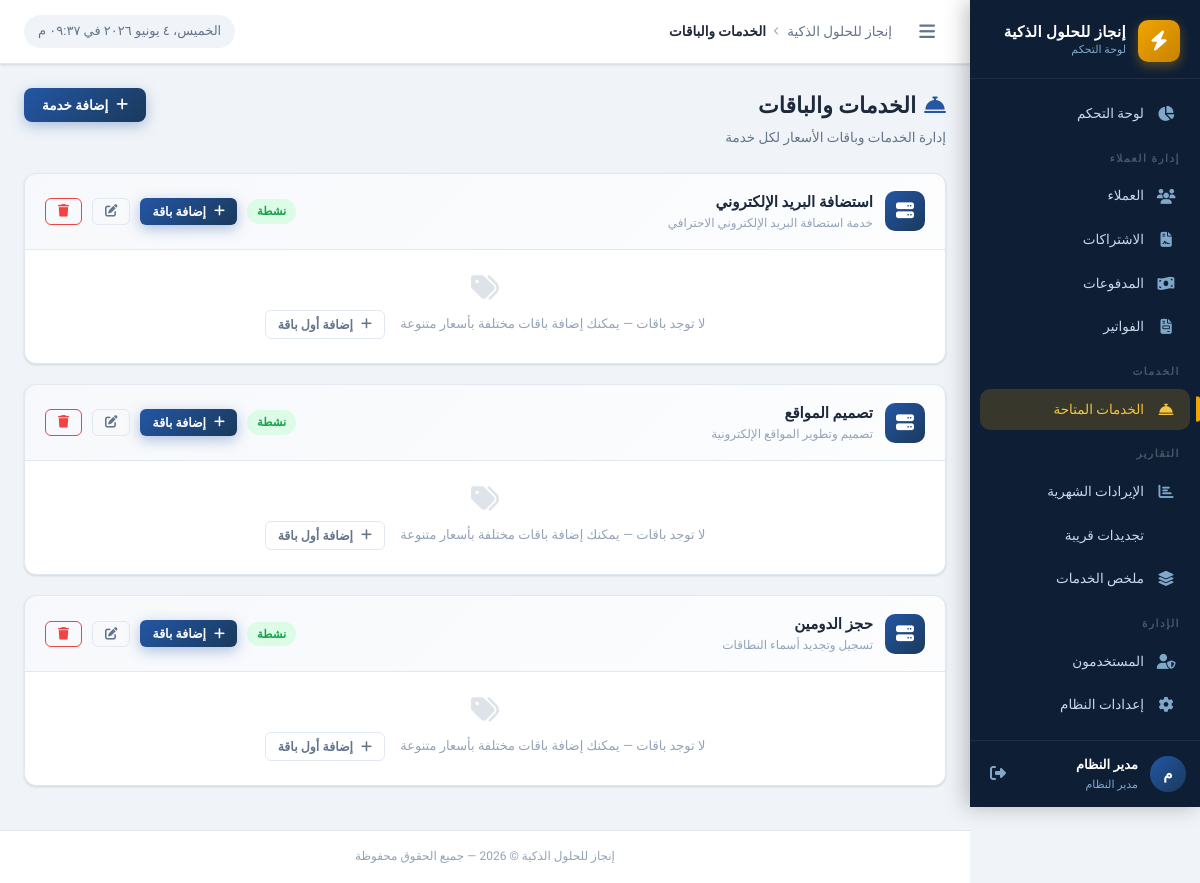
/services/index.php (signed in), run on an earlier commit of the app's database.
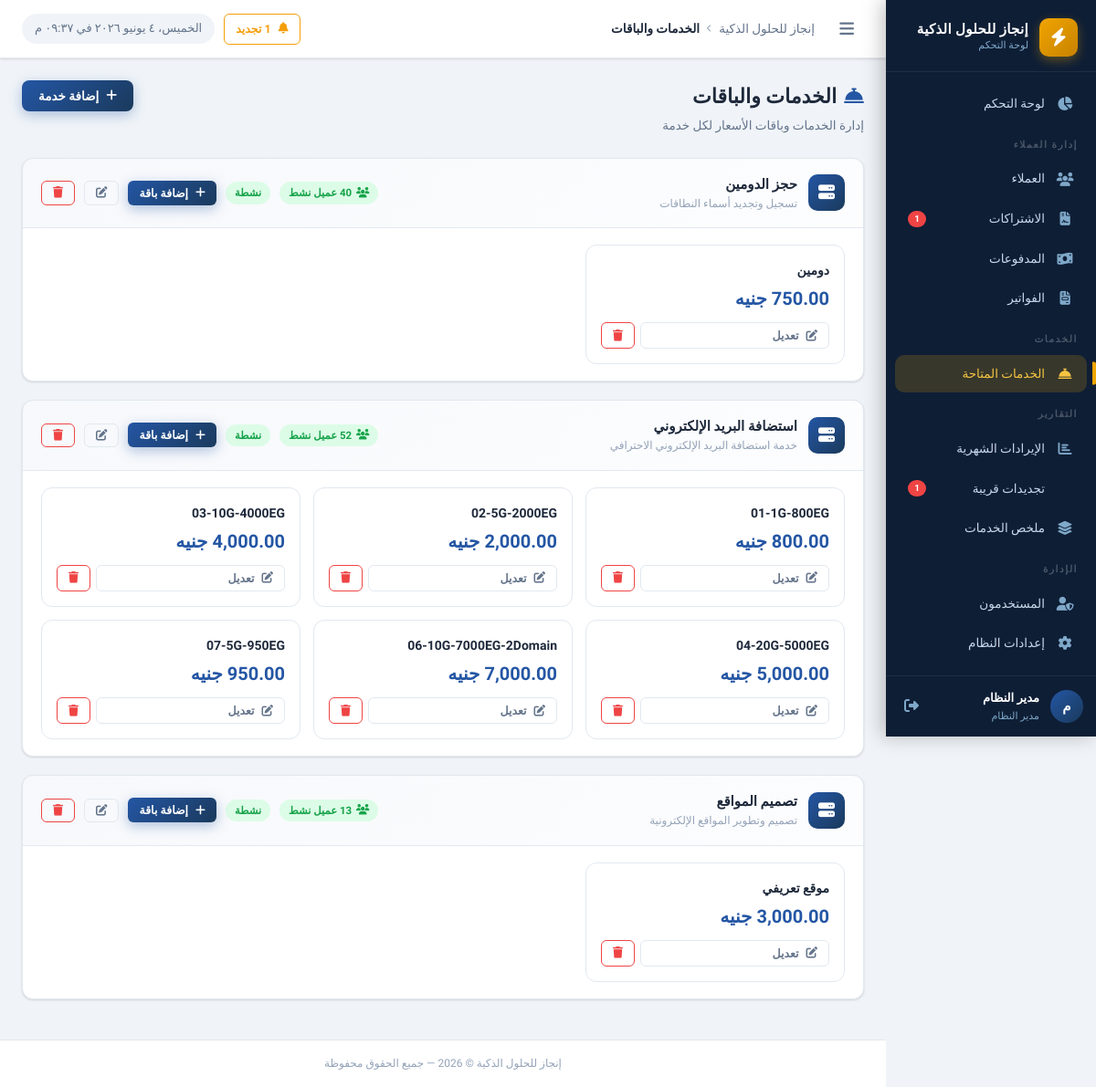
And on a later commit of the database.
### tables this page shows
CREATE TABLE `services` (
  `id` int UNSIGNED NOT NULL,
  `name` varchar(200) NOT NULL COMMENT 'اسم الخدمة',
  `description` text,
  `default_price` decimal(10,2) NOT NULL DEFAULT '0.00',
  `duration_months` int NOT NULL DEFAULT '12' COMMENT 'مدة الاشتراك الافتراضية بالأشهر',
  `status` tinyint(1) NOT NULL DEFAULT '1',
  `created_by` int UNSIGNED DEFAULT NULL,
  `created_at` datetime NOT NULL DEFAULT CURRENT_TIMESTAMP,
  `sort_order` int NOT NULL DEFAULT '0'
);

CREATE TABLE `service_plans` (
  `id` int UNSIGNED NOT NULL,
  `service_id` int UNSIGNED NOT NULL,
  `name` varchar(150) NOT NULL,
  `description` text,
  `price` decimal(12,2) NOT NULL DEFAULT '0.00',
  `sort_order` tinyint UNSIGNED NOT NULL DEFAULT '0',
  `status` tinyint(1) NOT NULL DEFAULT '1',
  `created_at` timestamp NOT NULL DEFAULT CURRENT_TIMESTAMP
);

### includes/functions.php (called while the page is built, shortened)
<?php
function formatMoney(float $amount, string $currency = null): string {
    if ($currency === null) {
        $currency = getSetting('currency', 'جنيه');
    }
    return number_format($amount, 2) . ' ' . $currency;
}
function e(mixed $value): string {
    return htmlspecialchars((string)$value, ENT_QUOTES, 'UTF-8');
}

### includes/auth.php (called while the page is built, shortened)
<?php
function hasPermission(string $permission): bool {
    if (($_SESSION['user_role'] ?? '') === 'admin') return true;
    $permissions = $_SESSION['user_permissions'] ?? [];
    return in_array($permission, $permissions, true);
}

### config/app.php (called while the page is built, shortened)
<?php
require_once INCLUDES_PATH . '/functions.php';
require_once INCLUDES_PATH . '/auth.php';
function getSettings(): array {
    static $settings = null;
    if ($settings === null) {
        try {
            $db  = getDB();
            $stmt = $db->query("SELECT `key`, `value` FROM `settings`");
            $settings = [];
            while ($row = $stmt->fetch()) {
                $settings[$row['key']] = $row['value'];
            }
        } catch (Exception $e) {
            $settings = [];
        }
    }
    return $settings;
}
function getSetting(string $key, string $default = ''): string {
    $settings = getSettings();
    return $settings[$key] ?? $default;
}

### services/index.php (the view, shortened to what the changed rows need)
<?php
require_once dirname(__DIR__) . '/config/app.php';
$db       = getDB();
$services = $db->query("
    SELECT s.*, COUNT(DISTINCT cs.client_id) as clients_count
    FROM services s
    LEFT JOIN client_subscriptions cs ON cs.service_id = s.id AND cs.status = 'active'
    GROUP BY s.id ORDER BY s.sort_order ASC, s.name ASC
")->fetchAll();
$allPlans = [];
if (!empty($services)) {
    $ids      = implode(',', array_column($services, 'id'));
    $planRows = $db->query("SELECT * FROM service_plans WHERE service_id IN ($ids) AND status=1 ORDER BY service_id, sort_order ASC, price ASC")->fetchAll();
    foreach ($planRows as $p) {
        $allPlans[$p['service_id']][] = $p;
    }
}
$activePage = 'services';
$depth      = 1;
require_once INCLUDES_PATH . '/header.php';
?>
<div class="page-header">
  <div class="page-header-text">
    <h1 class="page-title"><i class="fas fa-concierge-bell" style="color:var(--primary-light);margin-left:8px;"></i>الخدمات والباقات</h1>
  </div>
</div>
<?php if (empty($services)): ?>
<div class="card">
  <div class="empty-state" style="padding:60px;">
    <div class="empty-icon"><i class="fas fa-cube"></i></div>
    <p class="empty-title">لا توجد خدمات بعد</p>
    <button onclick="openAddServiceModal()" class="btn btn-primary"><i class="fas fa-plus"></i> إضافة أول خدمة</button>
  </div>
</div>
<?php else: ?>
<?php foreach ($services as $srv): ?>
<div class="card" style="margin-bottom:20px;">
  <div class="card-header" style="background:linear-gradient(135deg,rgba(36,86,164,.04),rgba(36,86,164,.01));">
    <div style="display:flex;align-items:center;gap:12px;">
      <div style="width:40px;height:40px;background:linear-gradient(135deg,var(--primary-light),var(--primary));
                  border-radius:10px;display:flex;align-items:center;justify-content:center;color:#fff;font-size:18px;">
        <i class="fas fa-server"></i>
      </div>
      <div>
        <div style="font-weight:800;font-size:15px;color:var(--text-primary);"><?= e($srv['name']) ?></div>
        <?php if ($srv['description']): ?>
        <div style="font-size:12px;color:var(--text-muted);"><?= e($srv['description']) ?></div>
        <?php endif; ?>
      </div>
    </div>
    <div style="display:flex;align-items:center;gap:10px;">
      <?php if ($srv['clients_count'] > 0): ?>
      <span class="badge badge-success"><i class="fas fa-users"></i> <?= $srv['clients_count'] ?> عميل نشط</span>
      <?php endif; ?>
      <?= $srv['status'] ? '<span class="badge badge-success">نشطة</span>' : '<span class="badge badge-secondary">موقوفة</span>' ?>
      <button onclick="openAddPlanModal(<?= $srv['id'] ?>, '<?= e(addslashes($srv['name'])) ?>')"
              class="btn btn-sm btn-primary" id="btn-add-plan-<?= $srv['id'] ?>">
        <i class="fas fa-plus"></i> إضافة باقة
      </button>
      <button onclick="editService(<?= htmlspecialchars(json_encode($srv), ENT_QUOTES) ?>)"
              class="btn btn-sm btn-outline" title="تعديل الخدمة">
        <i class="fas fa-edit"></i>
      </button>
      <a href="delete.php?id=<?= $srv['id'] ?>"
         class="btn btn-sm btn-outline-danger"
         data-confirm="حذف خدمة «<?= e($srv['name']) ?>» وكل باقاتها؟"
         title="حذف الخدمة">
        <i class="fas fa-trash"></i>
      </a>
    </div>
  </div>
  <?php $plans = $allPlans[$srv['id']] ?? []; ?>
  <?php if (empty($plans)): ?>
  <div style="padding:24px 20px;text-align:center;color:var(--text-muted);">
    <i class="fas fa-tags" style="font-size:28px;opacity:.3;display:block;margin-bottom:8px;"></i>
    <span style="font-size:13px;">لا توجد باقات — يمكنك إضافة باقات مختلفة بأسعار متنوعة</span>
    <button onclick="openAddPlanModal(<?= $srv['id'] ?>, '<?= e(addslashes($srv['name'])) ?>')"
            class="btn btn-sm btn-outline" style="margin-right:12px;">
      <i class="fas fa-plus"></i> إضافة أول باقة
    </button>
  </div>
  <?php else: ?>
  <div style="display:grid;grid-template-columns:repeat(auto-fill,minmax(220px,1fr));gap:14px;padding:18px 20px;">
    <?php foreach ($plans as $plan): ?>
    <div class="plan-card" style="border:1.5px solid var(--border-color);border-radius:12px;padding:16px;
                                   position:relative;transition:all .2s;background:#fff;">
      <div style="font-weight:800;font-size:14px;color:var(--text-primary);margin-bottom:4px;">
        <?= e($plan['name']) ?>
      </div>
      <div style="font-size:20px;font-weight:900;color:var(--primary-light);">
        <?= formatMoney($plan['price']) ?>
      </div>
      <div style="display:flex;gap:6px;margin-top:10px;">
        <button onclick="editPlan(<?= htmlspecialchars(json_encode($plan), ENT_QUOTES) ?>)"
                class="btn btn-sm btn-outline" style="flex:1;">
          <i class="fas fa-edit"></i> تعديل
        </button>
        <a href="delete-plan.php?id=<?= $plan['id'] ?>&service_id=<?= $srv['id'] ?>"
           class="btn btn-sm btn-outline-danger"
           data-confirm="حذف باقة «<?= e($plan['name']) ?>»؟">
          <i class="fas fa-trash"></i>
        </a>
      </div>
    </div>
    <?php endforeach; ?>
  </div>
  <?php endif; ?>
</div>
<?php endforeach; ?>
<?php endif; ?>
<?php require_once INCLUDES_PATH . '/footer.php'; ?>

### includes/header.php (shortened to what the changed rows need)
<?php
$companyName = getSetting('company_name', APP_NAME);
$renewalCount = 0;
try {
    $db   = getDB();
    $days = (int)getSetting('renewal_warning_days', '30');
    $stmt = $db->prepare("
        SELECT COUNT(*) FROM client_subscriptions
        WHERE status = 'active'
          AND end_date BETWEEN CURDATE() AND DATE_ADD(CURDATE(), INTERVAL ? DAY)
    ");
    $stmt->execute([$days]);
    $renewalCount = (int)$stmt->fetchColumn();
} catch (Exception $e) {}
?>
<!DOCTYPE html>
<html lang="ar" dir="rtl">
<head>
  <link rel="stylesheet" href="https://cdnjs.cloudflare.com/ajax/libs/font-awesome/6.5.0/css/all.min.css">
  <link rel="stylesheet" href="<?= str_repeat('../', $depth ?? 0) ?>assets/css/style.css">
  <link rel="stylesheet" href="<?= str_repeat('../', $depth ?? 0) ?>assets/css/print.css" media="print">
  <link rel="stylesheet" href="https://cdn.jsdelivr.net/npm/flatpickr/dist/flatpickr.min.css">
</head>
<body>
<div class="layout">
  <aside class="sidebar" id="sidebar">
    <nav class="sidebar-nav" role="navigation" aria-label="القائمة الرئيسية">
      <?php if (hasPermission('view_clients')): ?>
      <ul>
        <?php if (hasPermission('view_subscriptions')): ?>
        <li class="nav-item">
          <a href="<?= str_repeat('../', $depth ?? 0) ?>subscriptions/index.php"
             class="nav-link <?= ($activePage ?? '') === 'subscriptions' ? 'active' : '' ?>"
             id="nav-subscriptions">
            <i class="fas fa-file-contract nav-icon"></i>
            <span>الاشتراكات</span>
            <?php if ($renewalCount > 0): ?>
            <span class="nav-badge"><?= $renewalCount ?></span>
            <?php endif; ?>
          </a>
        </li>
        <?php endif; ?>
      </ul>
      <?php endif; ?>
      <?php if (hasPermission('view_reports')): ?>
      <ul>
        <li class="nav-item">
          <a href="<?= str_repeat('../', $depth ?? 0) ?>reports/renewals.php"
             class="nav-link <?= ($activePage ?? '') === 'reports-renewals' ? 'active' : '' ?>"
             id="nav-reports-renewals">
            <span>تجديدات قريبة</span>
            <?php if ($renewalCount > 0): ?>
            <span class="nav-badge"><?= $renewalCount ?></span>
            <?php endif; ?>
          </a>
        </li>
      </ul>
      <?php endif; ?>
    </nav>
  </aside>
  <div class="main-content">
    <header class="topbar">
      <div class="topbar-actions">
        <?php if ($renewalCount > 0): ?>
        <a href="<?= str_repeat('../', $depth ?? 0) ?>reports/renewals.php"
           class="btn btn-sm btn-outline"
           style="color: var(--warning); border-color: var(--warning);">
          <i class="fas fa-bell"></i>
          <?= $renewalCount ?> تجديد
        </a>
        <?php endif; ?>
        <div class="topbar-time" id="liveClock"></div>
      </div>
    </header>
    <main class="page-content">

What changed in the data, as far as the page shows it:
changed services "حجز الدومين": text "لا توجد باقات — يمكنك إضافة باقات مختلفة بأسعار متنوعة إضافة أول باقة" → "عميل نشط"; moves up the list
added service_plans: name "دومين", price "750.00 جنيه", shown under services "حجز الدومين"
changed services "استضافة البريد الإلكتروني": text "لا توجد باقات — يمكنك إضافة باقات مختلفة بأسعار متنوعة إضافة أول باقة" → "عميل نشط"
added service_plans: name "01-1G-800EG", price "800.00 جنيه", shown under services "استضافة البريد الإلكتروني"
added service_plans: name "02-5G-2000EG", price "2,000.00 جنيه", shown under services "استضافة البريد الإلكتروني"
added service_plans: name "03-10G-4000EG", price "4,000.00 جنيه", shown under services "استضافة البريد الإلكتروني"
added service_plans: name "04-20G-5000EG", price "5,000.00 جنيه", shown under services "استضافة البريد الإلكتروني"
added service_plans: name "06-10G-7000EG-2Domain", price "7,000.00 جنيه", shown under services "استضافة البريد الإلكتروني"
added service_plans: name "07-5G-950EG", price "950.00 جنيه", shown under services "استضافة البريد الإلكتروني"
changed services "تصميم المواقع": text "لا توجد باقات — يمكنك إضافة باقات مختلفة بأسعار متنوعة إضافة أول باقة" → "عميل نشط"
added service_plans: name "موقع تعريفي", price "3,000.00 جنيه", shown under services "تصميم المواقع"
Also different on the page:
$renewalCount: (not shown) → "1"
text now shown: "تجديد"
